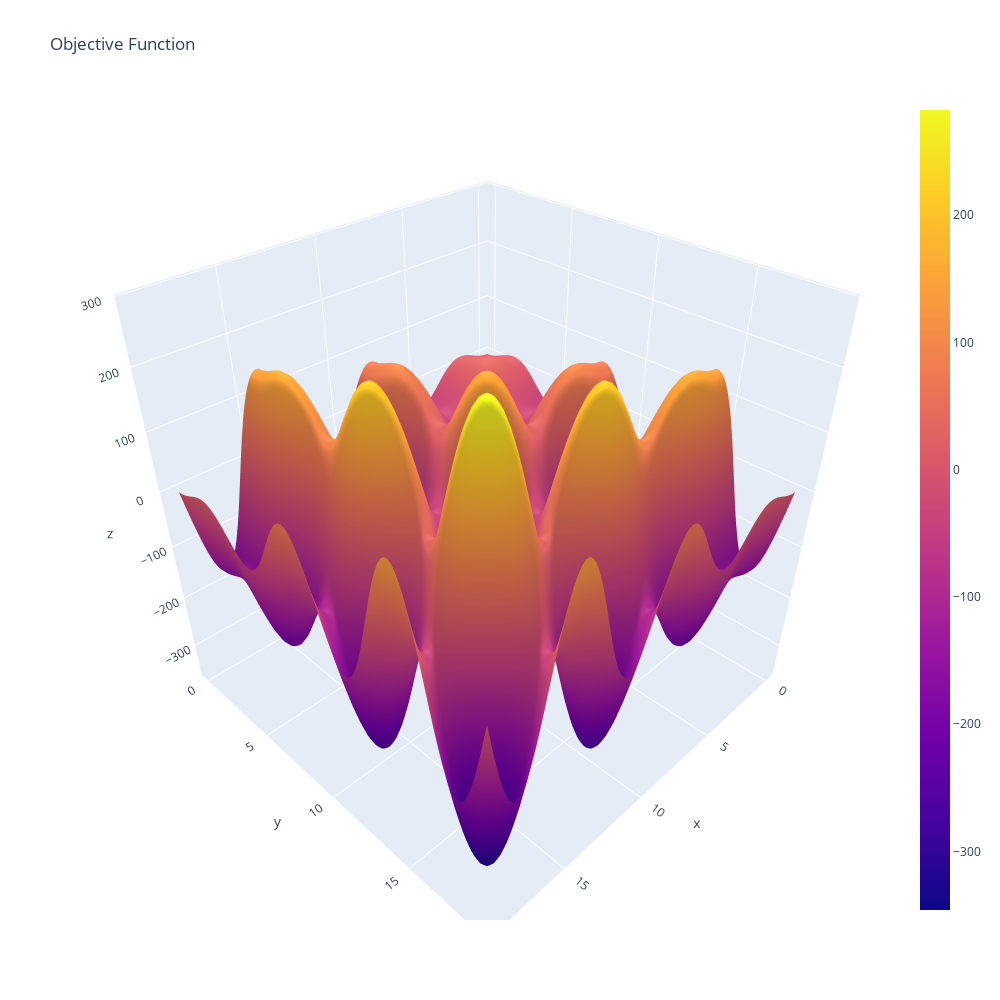

Notebook code for this chart:
### Code cell
import plotly.graph_objects as go

fig = go.Figure(
    data=[go.Surface(
        x=x_0_linspace,
        y=x_1_linspace,
        z=reshaped_objectives
    )]
)

fig.update_layout(
    title="Objective Function",
    autosize=False,
    width=1000,
    height=1000
)

fig.show()
